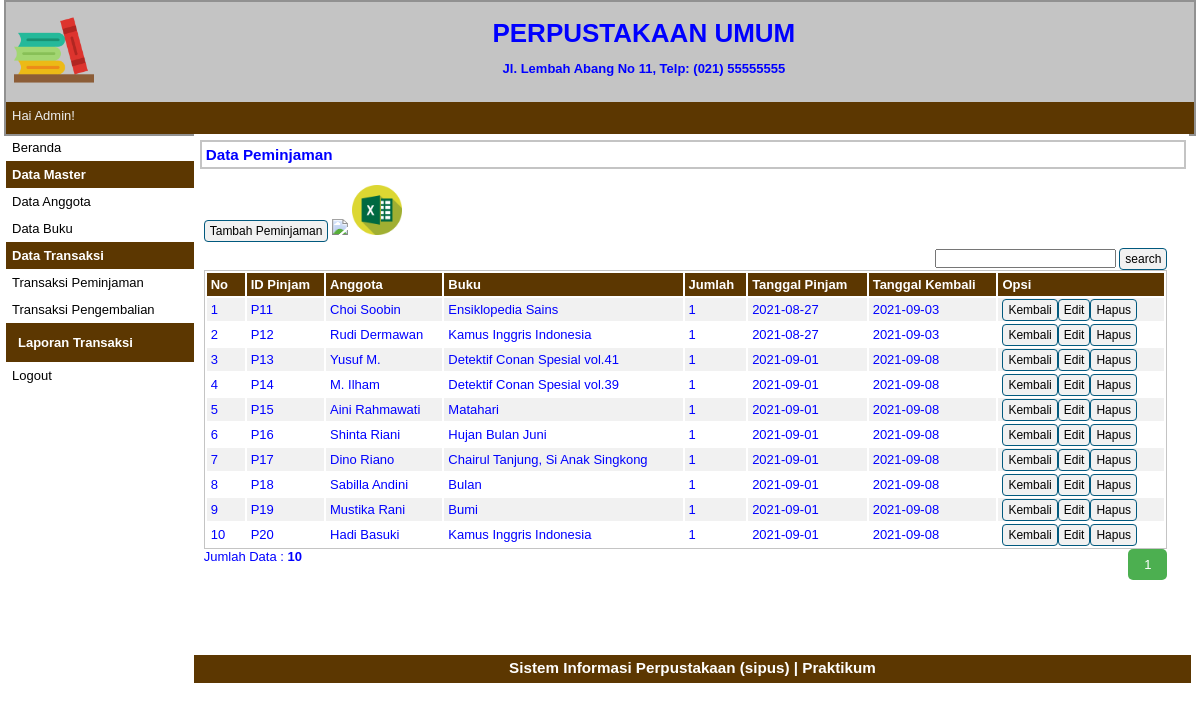
Page /php/src/index.php?p=transaksi-peminjaman (signed in) on the committed database.
### tables this page shows
CREATE TABLE `tbpinjam` (
  `idpinjam` varchar(5) NOT NULL,
  `idanggota` varchar(5) NOT NULL,
  `idbuku` varchar(5) NOT NULL,
  `jumlah` int(11) NOT NULL,
  `tglpinjam` date NOT NULL,
  `tglkembali` date NOT NULL
);

CREATE TABLE `tbanggota` (
  `idanggota` varchar(5) NOT NULL,
  `nama` varchar(30) NOT NULL,
  `jeniskelamin` varchar(10) NOT NULL,
  `alamat` varchar(40) NOT NULL,
  `status` varchar(20) NOT NULL,
  `foto` varchar(35) NOT NULL
);

CREATE TABLE `tbbuku` (
  `idbuku` varchar(5) NOT NULL,
  `judul` varchar(50) NOT NULL,
  `kategori` int(11) NOT NULL,
  `pengarang` varchar(40) NOT NULL,
  `penerbit` varchar(40) NOT NULL,
  `tahun` int(11) NOT NULL,
  `jumlah` int(11) NOT NULL,
  `cover` varchar(255) NOT NULL
);

### php/src/pages/transaksi-peminjaman.php (the view, shortened to what this page needs)
<div id="label-page"><h3>Data Peminjaman</h3></div>
<div id="content">
    <p id="tombol-tambah-container">
        <a href="index.php?p=transaksi-peminjaman-input" class="tombol">Tambah Peminjaman</a>
        <a href="ekspor/pinjam_pdf.php"><img src="pdf.png" height="50px" height="50px"></a>
        <a href="ekspor/pinjam_excel.php"><img src="excel.png" height="50px" height="50px"></a>
        <div class="form-inline">
            <div align="right">
                <form method="post">
                    <input type="text" name="pencarian">
                    <input type="submit" name="search" value="search" class="tombol">
                </form>
            </div>
    </p>
    <table id="tabel-tampil">
        <thead>
            <tr>
                <th id="label-tampil-no">No</th>
                <th>ID Pinjam</th>
                <th>Anggota</th>
                <th>Buku</th>
                <th>Jumlah</th>
                <th>Tanggal Pinjam</th>
                <th>Tanggal Kembali</th>
                <th id="label-opsi">Opsi</th>
            </tr>
        </thead>
        <tbody>
            <?php
                $batas = 10;
                extract($_GET);
                if (empty($hal)) {
                    $posisi = 0;
                    $hal = 1;
                    $nomor = 1;
                } else {
                    $posisi = ($hal - 1) * $batas;
                    $nomor = $posisi+1;
                }
                if ($_SERVER['REQUEST_METHOD'] == "POST") {
                    $pencarian = trim(mysqli_real_escape_string($db, $_POST['pencarian']));
                    if ($pencarian != "") {
                        $sql = "SELECT * FROM tbpinjam WHERE idpinjam LIKE '%$pencarian%'
                                OR idanggota LIKE '%$pencarian%'
                                OR idbuku LIKE '%$pencarian%'
                                OR jumlah LIKE '%$pencarian%'
                                OR tglpinjam LIKE '%$pencarian%'
                                OR tglkembali LIKE '%$pencarian%'";
                        $query = $sql;
                        $queryJml = $sql;
                    } else {
                        $query = "SELECT * FROM tbpinjam LIMIT $posisi, $batas";
                        $queryJml = "SELECT * FROM tbpinjam";
                        $no = $posisi * 1;
                    }
                } else {
                    $query = "SELECT * FROM tbpinjam LIMIT $posisi, $batas";
                    $queryJml = "SELECT * FROM tbpinjam";
                }
                $q_tampil_pinjam = mysqli_query($db, $query);
                if (mysqli_num_rows($q_tampil_pinjam) > 0) {
                    while ($r_tampil_pinjam = mysqli_fetch_array($q_tampil_pinjam)) {
                ?>
                    <tr>
                        <td><?php echo $nomor; ?></td>
                        <td><?php echo $r_tampil_pinjam['idpinjam']; ?></td>
                        <td><?php
                            $q_tampil_anggota = mysqli_query($db, "SELECT * FROM tbanggota");
                            if (mysqli_num_rows($q_tampil_anggota) >0) {
                                while ($r_tampil_anggota = mysqli_fetch_array($q_tampil_anggota)) {
                                    if ($r_tampil_pinjam['idanggota'] == $r_tampil_anggota['idanggota']) {
                                        echo $r_tampil_anggota['nama'];
                                    }
                                }
                            }
                        ?></td>
                        <td><?php
                            $q_tampil_buku = mysqli_query($db, "SELECT * FROM tbbuku");
                            if (mysqli_num_rows($q_tampil_buku) >0) {
                                while ($r_tampil_buku = mysqli_fetch_array($q_tampil_buku)) {
                                    if ($r_tampil_pinjam['idbuku'] == $r_tampil_buku['idbuku']) {
                                        echo $r_tampil_buku['judul'];
                                    }
                                }
                            }
                        ?></td>
                        <td><?php echo $r_tampil_pinjam['jumlah']; ?></td>
                        <td><?php echo $r_tampil_pinjam['tglpinjam']; ?></td>
                        <td><?php echo $r_tampil_pinjam['tglkembali']; ?></td>
                        <td>
                            <div class="tombol-opsi-container"><a href="index.php?p=transaksi-pengembalian-input&id=<?php echo $r_tampil_pinjam['idpinjam']; ?>" class="tombol">Kembali</a></div>
                            <div class="tombol-opsi-container"><a href="index.php?p=transaksi-peminjaman-edit&id=<?php echo $r_tampil_pinjam['idpinjam']; ?>" class="tombol">Edit</a></div>
                            <div class="tombol-opsi-container"><a href="proses/transaksi-peminjaman-hapus.php?id=<?php echo $r_tampil_pinjam['idpinjam']; ?>" onclick="return confirm('Apakah Anda Yakin Akan Menghapus Data Ini?')" class="tombol">Hapus</a></div>
                        </td>
                    </tr>
                <?php
                            $nomor++;
                        }
                    } else {
                        echo "<tr><td colspan=6>Data Tidak Ditemukan</td></tr>";
                    }
                ?>
        </tbody>
    </table>
    <?php
        if (isset($_POST['pencarian'])) {
            if ($_POST['pencarian'] != '') {
                echo "<div style=\"float:left;\">";
                $jml = mysqli_num_rows(mysqli_query($db, $queryJml));
                echo "Data Hasil Pencarian: <b>$jml</b>";
                echo "</div>";
            }
        } else {
            ?>
            <div style="float: left;">
                <?php
                    $jml = mysqli_num_rows(mysqli_query($db, $queryJml));
                    echo "Jumlah Data : <b>$jml</b>";
                ?>
            </div>
            <div class="pagination" style="float: right;">
                <?php
                    $jml_hal = ceil($jml / $batas);
                    for ($i = 1; $i <= $jml_hal ; $i++) {
                        if ($i != $hal) {
                            echo "<a href=\"?p=transaksi-peminjaman&hal=$i\">$i</a>";
                        } else {
                            echo "<a class=\"active\">$i</a>";
                        }
                    }
                ?>
            </div>
            <?php
        }
    ?>
</div>

### php/src/style.css (style rules this page uses)
* { margin: 0px; padding: 0px; }
body { font-family: sans-serif; font-size: 13px; color: blue; }
.pagination { display: inline-block; }
.pagination a { color: black; float: left; padding: 8px 16px; text-decoration: none; }
.pagination a.active { background-color: #4CAF50; color: white; border-radius: 5px; }
#label-page { margin-top: 6px; margin-bottom: 6px; margin-left: 6px; border: 2px solid #C4C4C4; padding: 4px; width: 97.9%; }
#content { float: left; width: 96.8%; min-height: 454px; padding: 10px; margin-bottom: 6px; }
.tombol { border-radius: 4px; font-size: 12px; text-decoration: none; background-color: #F1F1F1; padding-top: 3px; padding-bottom: 3px; padding-left: 5px; padding-right: 5px; border: 1px solid #01597E; color: black; }
#tombol-tambah-container { margin-bottom: 10px; }
#tabel-tampil { border: 1px solid #C4C4C4; width: 100%; }
#tabel-tampil tr:nth-child(odd) { background-color: #F1F1F1; }
#tabel-tampil tr th { background-color: #5C3701; color: #FFFFFF; padding: 4px; text-align: left; }
#tabel-tampil td { padding: 4px; }
#label-tampil-no { width: 30px; }
#label-opsi { width: 158px; font-weight: bold; }
.tombol-opsi-container { float: left; }

### rows in the picture
tbpinjam: idpinjam "P11", jumlah "1", tglpinjam "2021-08-27", tglkembali "2021-09-03"
tbanggota: nama "Choi Soobin"
tbbuku: judul "Ensiklopedia Sains"
tbpinjam: idpinjam "P12", jumlah "1", tglpinjam "2021-08-27", tglkembali "2021-09-03"
tbanggota: nama "Rudi Dermawan"
tbbuku: judul "Kamus Inggris Indonesia"
tbpinjam: idpinjam "P13", jumlah "1", tglpinjam "2021-09-01", tglkembali "2021-09-08"
tbanggota: nama "Yusuf M."
tbbuku: judul "Detektif Conan Spesial vol.41"
tbpinjam: idpinjam "P14", jumlah "1", tglpinjam "2021-09-01", tglkembali "2021-09-08"
tbanggota: nama "M. Ilham"
tbbuku: judul "Detektif Conan Spesial vol.39"
tbpinjam: idpinjam "P15", jumlah "1", tglpinjam "2021-09-01", tglkembali "2021-09-08"
tbanggota: nama "Aini Rahmawati"
tbbuku: judul "Matahari"
tbpinjam: idpinjam "P16", jumlah "1", tglpinjam "2021-09-01", tglkembali "2021-09-08"
tbanggota: nama "Shinta Riani"
tbbuku: judul "Hujan Bulan Juni"
tbpinjam: idpinjam "P17", jumlah "1", tglpinjam "2021-09-01", tglkembali "2021-09-08"
tbanggota: nama "Dino Riano"
tbbuku: judul "Chairul Tanjung, Si Anak Singkong"
tbpinjam: idpinjam "P18", jumlah "1", tglpinjam "2021-09-01", tglkembali "2021-09-08"
tbanggota: nama "Sabilla Andini"
tbbuku: judul "Bulan"
tbpinjam: idpinjam "P19", jumlah "1", tglpinjam "2021-09-01", tglkembali "2021-09-08"
tbanggota: nama "Mustika Rani"
tbbuku: judul "Bumi"
tbpinjam: idpinjam "P20", jumlah "1", tglpinjam "2021-09-01", tglkembali "2021-09-08"
tbanggota: nama "Hadi Basuki"

### other values in the picture
$_SESSION['sesi'] "Admin"
$jml "10"
